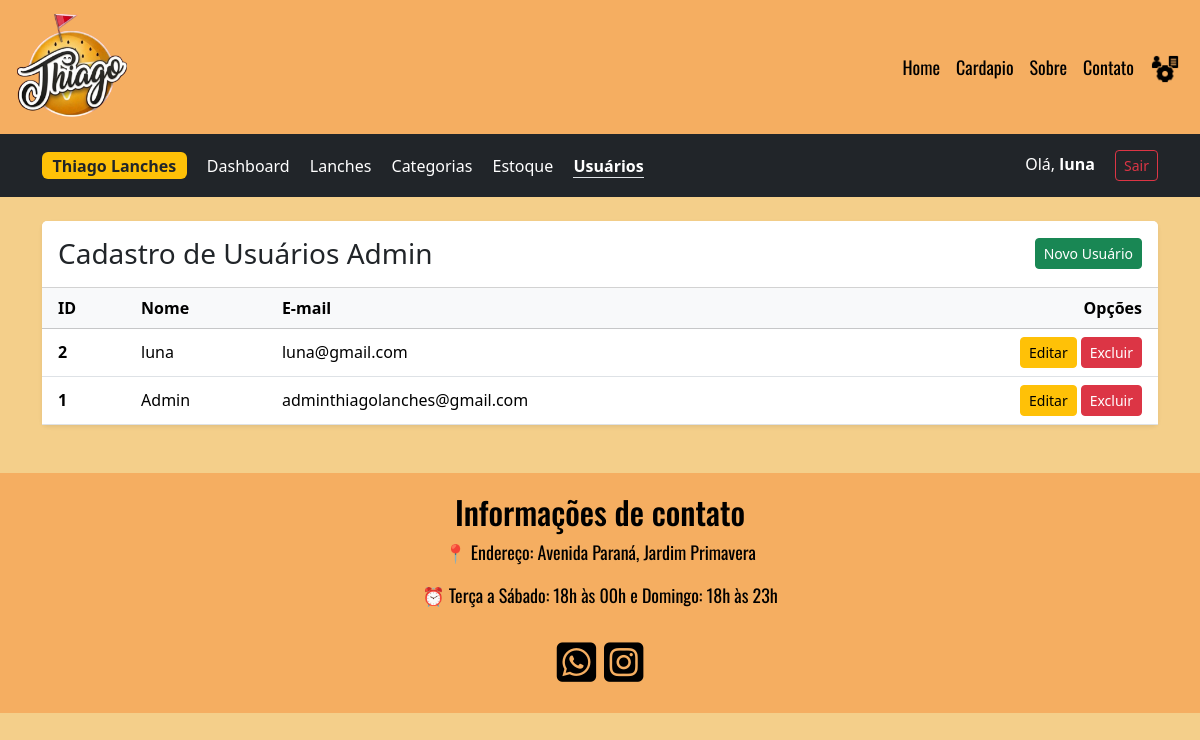
Screenshot of /index.php?param=admin&aba=usuarios (signed in) with the database file from the repository.
### tables this page shows
CREATE TABLE `usuarios` (
  `id_usuario` int(11) NOT NULL,
  `nome` varchar(100) NOT NULL,
  `email` varchar(150) NOT NULL,
  `senha` varchar(255) NOT NULL
);

### pagina/usuario/listar.php (the view)
<div class="card shadow-sm border-0">
    <div class="card-header bg-white d-flex justify-content-between align-items-center py-3">
        <h3 class="m-0">Cadastro de Usuários Admin</h3>
        <a href="index.php?param=admin&aba=usuarios&acao=novo" class="btn btn-success btn-sm">Novo Usuário</a>
    </div>
    <div class="card-body p-0">
        <table class="table table-hover align-middle mb-0">
            <thead class="table-light">
                <tr>
                    <th class="ps-3">ID</th>
                    <th>Nome</th>
                    <th>E-mail</th>
                    <th class="text-end pe-3">Opções</th>
                </tr>
            </thead>
            <tbody>
                <?php
                $res = $conn->query("SELECT * FROM usuarios ORDER BY id_usuario DESC");
                if ($res && $res->num_rows > 0):
                    while ($row = $res->fetch_assoc()):
                ?>
                    <tr>
                        <td class="ps-3 fw-bold"><?php echo $row['id_usuario']; ?></td>
                        <td><?php echo $row['nome']; ?></td>
                        <td><?php echo $row['email']; ?></td>
                        <td class="text-end pe-3">
                            <div class="d-flex justify-content-end align-items-center gap-1">
                                <a href="index.php?param=admin&aba=usuarios&acao=editar&id=<?php echo $row['id_usuario']; ?>" class="btn btn-warning btn-sm">Editar</a>
                                <a href="#" class="btn btn-danger btn-sm btn-deletar" data-nome="<?php echo $row['nome']; ?>" data-url="index.php?param=admin&aba=usuarios&acao=excluir&id=<?php echo $row['id_usuario']; ?>">Excluir</a>
                            </div>
                        </td>
                    </tr>
                <?php endwhile; endif; ?>
            </tbody>
        </table>
    </div>
</div>

### css/index.css (style rules this page uses)
* { margin: 0; padding: 0; }
body { background-color:#f4cf8a; }

### rows the page displays
usuarios: id_usuario "2", nome "luna", email "luna@gmail.com"
usuarios: id_usuario "1", nome "Admin", email "adminthiagolanches@gmail.com"

### other values shown
$_SESSION["thiagolanche"]["nome"] "luna"
